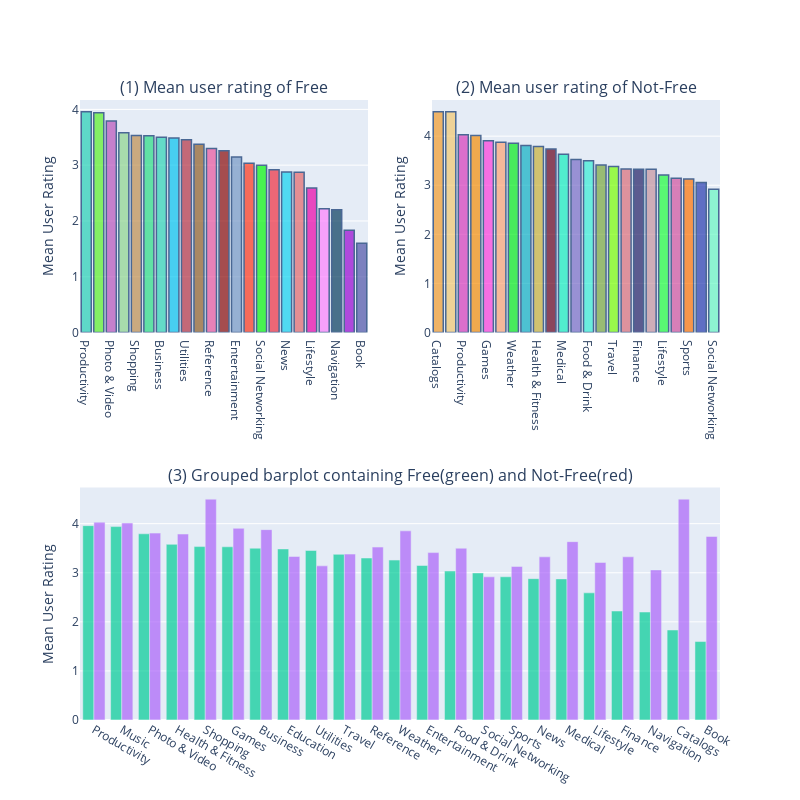

This figure's notebook cell:
### Markdown cell above
With not considering 'isNotFree', The Apps for Productivity, Music and Photo & Vidio have higher mean user rating.
The mean user rating of Book, Finance and Catalogs are less than 2.5.

### Code cell
cnt_srs1 = df_app_free[['prime_genre', 'user_rating']].groupby('prime_genre').mean()['user_rating'].sort_values(ascending=False)
text1 = ['{:.2f}%'.format(100 * (value / cnt_srs1.sum())) for value in cnt_srs1.values]

trace1 = go.Bar(
    x = cnt_srs1.index,
    y = cnt_srs1.values,
    marker = dict(
        color = random_color_generator(100),
        line = dict(color='rgb(8, 48, 107)',
                    width = 1.5)
    ),
    opacity = 0.7
)

cnt_srs2 = df_app_notfree[['prime_genre', 'user_rating']].groupby('prime_genre').mean()['user_rating'].sort_values(ascending=False)
text2 = ['{:.2f}%'.format(100 * (value / cnt_srs2.sum())) for value in cnt_srs2.values]

trace2 = go.Bar(
    x = cnt_srs2.index,
    y = cnt_srs2.values,
    marker = dict(
        color = random_color_generator(100),
        line = dict(color='rgb(8, 48, 107)',
                    width = 1.5)
    ),
    opacity = 0.7
)

trace3 = go.Bar(
    x = cnt_srs1.index,
    y = cnt_srs1.values,
    opacity = 0.7,
    name='Free'
)


trace4 = go.Bar(
    x = cnt_srs2.index,
    y = cnt_srs2.values,
    opacity = 0.7,
    name='Not-Free'
)



fig = tools.make_subplots(rows=2, cols=2, specs = [[{}, {}], [{'colspan':2}, None]], 
                          subplot_titles=('(1) Mean user rating of Free', '(2) Mean user rating of Not-Free', 
                                          '(3) Grouped barplot containing Free(green) and Not-Free(red)'), print_grid=False)
fig.append_trace(trace1, 1, 1)
fig.append_trace(trace2, 1, 2)
fig.append_trace(trace3, 2, 1)
fig.append_trace(trace4, 2, 1)

fig['layout']['yaxis1'].update(title='Mean User Rating')
fig['layout']['yaxis2'].update(title='Mean User Rating')
fig['layout']['yaxis3'].update(title='Mean User Rating')
fig['layout'].update(showlegend=False, width=800, height=800)

py.iplot(fig)

### Figure 1 — Plotly figure (JSON) as saved in the notebook; plotly's stock layout.template omitted (floating-point values rounded to 4 significant figures)
{"data": [{"marker": {"color": ["#25D1B6", "#5BF127", "#B953BB", "#8FD58D", "#BF8D4E", "#29DD83", "#2ED3B5", "#05C3EF", "#B63243", "#905E26", "#EA549D", "#8B0A09", "#7698C5", "#FF3619", "#07F70A", "#EF3041", "#12D3F0", "#E4676A", "#EB02A9", "#FC81FD", "#073C5D", "#9705D2", "#5054A9", "#EFD753", "#F2563C", "#DFC7FB", "#2C1F19", "#51FCA0", "#AC9D3F", "#0F54A5", "#2880D8", "#D33531", "#AB9443", "#3AA19E", "#510805", "#C1DEE1", "#E5D152", "#C42734", "#55500A", "#0193BE", "#354218", "#648663", "#D0284C", "#C1A696", "#0346CC", "#CF1341", "#5A5589", "#485129", "#DC7A2B", "#80B7C8", "#32525A", "#90C7A0", "#262EF0", "#EDABEE", "#154B2F", "#0BDD1A", "#017301", "#9428A9", "#F1E52E", "#B0B1A3", "#4CD145", "#A0B2C4", "#8C343F", "#031098", "#9805A5", "#99463E", "#6F5ED2", "#9A4308", "#57B75A", "#78E791", "#AEB931", "#102EC6", "#74C0DD", "#CCE847", "#78643B", "#B9C104", "#FB9C02", "#6B50CD", "#D62CA7", "#E51989", "#99A7A6", "#A2691E", "#428485", "#E9151F", "#BC35AE", "#BB0D59", "#00A640", "#AA6C63", "#40B959", "#6EDF01", "#5D4EC9", "#49102E", "#E9C8F3", "#4AB2D2", "#23F8CB", "#0E3C37", "#EDD90A", "#55346E", "#0D0E18", "#4AA40A"], "line": {"color": "rgb(8, 48, 107)", "width": 1.5}}, "opacity": 0.7, "type": "bar", "x": ["Productivity", "Music", "Photo & Video", "Health & Fitness", "Shopping", "Games", "Business", "Education", "Utilities", "Travel", "Reference", "Weather", "Entertainment", "Food & Drink", "Social Networking", "Sports", "News", "Medical", "Lifestyle", "Finance", "Navigation", "Catalogs", "Book"], "xaxis": "x", "y": [3.96, 3.94, 3.793, 3.579, 3.533, 3.529, 3.5, 3.485, 3.454, 3.375, 3.3, 3.258, 3.148, 3.035, 2.997, 2.918, 2.879, 2.875, 2.59, 2.22, 2.2, 1.833, 1.598], "yaxis": "y"}, {"marker": {"color": ["#F39C2C", "#F3C870", "#D83BBB", "#F68D06", "#FE3BDA", "#FEA374", "#07EB1C", "#0EAFC3", "#C9B138", "#66011C", "#13EEBE", "#786BC6", "#37EED4", "#79A73E", "#7AFE04", "#DB6D78", "#231E66", "#C7939E", "#1EFC3D", "#D2529E", "#FE7202", "#273BB0", "#68F7C2", "#DD8DD4", "#71C436", "#938E2E", "#913274", "#BB254E", "#B33DAA", "#54100B", "#6D35FE", "#CD1A01", "#30B816", "#C840BD", "#B7E966", "#6FF70B", "#59F4D0", "#68AA0A", "#1DABED", "#7A60B6", "#3C5FE7", "#5AED51", "#D789CC", "#3F55E9", "#53F393", "#CEB72E", "#394C8C", "#10A65E", "#ECEE67", "#F945D8", "#BC5015", "#472E68", "#2D0266", "#172A3F", "#AE6CCD", "#4B1C6A", "#59C1F5", "#74C57E", "#59749C", "#26203E", "#07489E", "#CEADF6", "#887EE0", "#034DF0", "#854939", "#E3EEE4", "#C6D7DB", "#CA0D8F", "#226D4B", "#BBF7CE", "#016FA2", "#DCE1BC", "#9613E2", "#99AB78", "#1E27D8", "#A2943F", "#DF8EE7", "#9B45C9", "#269C32", "#21FF1C", "#3F909B", "#4BF766", "#0C22EB", "#C5ED4D", "#751796", "#809684", "#8FCF3B", "#833902", "#979F6E", "#A7EF4A", "#FA4117", "#04E666", "#C423C5", "#1AE6BA", "#761CE1", "#E6A66D", "#E7D65D", "#B33AD2", "#BA574A", "#CF0276"], "line": {"color": "rgb(8, 48, 107)", "width": 1.5}}, "opacity": 0.7, "type": "bar", "x": ["Catalogs", "Shopping", "Productivity", "Music", "Games", "Business", "Weather", "Photo & Video", "Health & Fitness", "Book", "Medical", "Reference", "Food & Drink", "Entertainment", "Travel", "Education", "Finance", "News", "Lifestyle", "Utilities", "Sports", "Navigation", "Social Networking"], "xaxis": "x2", "y": [4.5, 4.5, 4.03, 4.014, 3.905, 3.878, 3.854, 3.808, 3.788, 3.739, 3.633, 3.523, 3.5, 3.41, 3.38, 3.332, 3.325, 3.324, 3.21, 3.14, 3.129, 3.058, 2.917], "yaxis": "y2"}, {"name": "Free", "opacity": 0.7, "type": "bar", "x": ["Productivity", "Music", "Photo & Video", "Health & Fitness", "Shopping", "Games", "Business", "Education", "Utilities", "Travel", "Reference", "Weather", "Entertainment", "Food & Drink", "Social Networking", "Sports", "News", "Medical", "Lifestyle", "Finance", "Navigation", "Catalogs", "Book"], "xaxis": "x3", "y": [3.96, 3.94, 3.793, 3.579, 3.533, 3.529, 3.5, 3.485, 3.454, 3.375, 3.3, 3.258, 3.148, 3.035, 2.997, 2.918, 2.879, 2.875, 2.59, 2.22, 2.2, 1.833, 1.598], "yaxis": "y3"}, {"name": "Not-Free", "opacity": 0.7, "type": "bar", "x": ["Catalogs", "Shopping", "Productivity", "Music", "Games", "Business", "Weather", "Photo & Video", "Health & Fitness", "Book", "Medical", "Reference", "Food & Drink", "Entertainment", "Travel", "Education", "Finance", "News", "Lifestyle", "Utilities", "Sports", "Navigation", "Social Networking"], "xaxis": "x3", "y": [4.5, 4.5, 4.03, 4.014, 3.905, 3.878, 3.854, 3.808, 3.788, 3.739, 3.633, 3.523, 3.5, 3.41, 3.38, 3.332, 3.325, 3.324, 3.21, 3.14, 3.129, 3.058, 2.917], "yaxis": "y3"}], "layout": {"annotations": [{"font": {"size": 16}, "showarrow": false, "text": "(1) Mean user rating of Free", "x": 0.225, "xanchor": "center", "xref": "paper", "y": 1, "yanchor": "bottom", "yref": "paper"}, {"font": {"size": 16}, "showarrow": false, "text": "(2) Mean user rating of Not-Free", "x": 0.775, "xanchor": "center", "xref": "paper", "y": 1, "yanchor": "bottom", "yref": "paper"}, {"font": {"size": 16}, "showarrow": false, "text": "(3) Grouped barplot containing Free(green) and Not-Free(red)", "x": 0.5, "xanchor": "center", "xref": "paper", "y": 0.375, "yanchor": "bottom", "yref": "paper"}], "height": 800, "showlegend": false, "width": 800, "xaxis": {"anchor": "y", "domain": [0, 0.45]}, "xaxis2": {"anchor": "y2", "domain": [0.55, 1]}, "xaxis3": {"anchor": "y3", "domain": [0, 1]}, "yaxis": {"anchor": "x", "domain": [0.625, 1], "title": {"text": "Mean User Rating"}}, "yaxis2": {"anchor": "x2", "domain": [0.625, 1], "title": {"text": "Mean User Rating"}}, "yaxis3": {"anchor": "x3", "domain": [0, 0.375], "title": {"text": "Mean User Rating"}}}}
